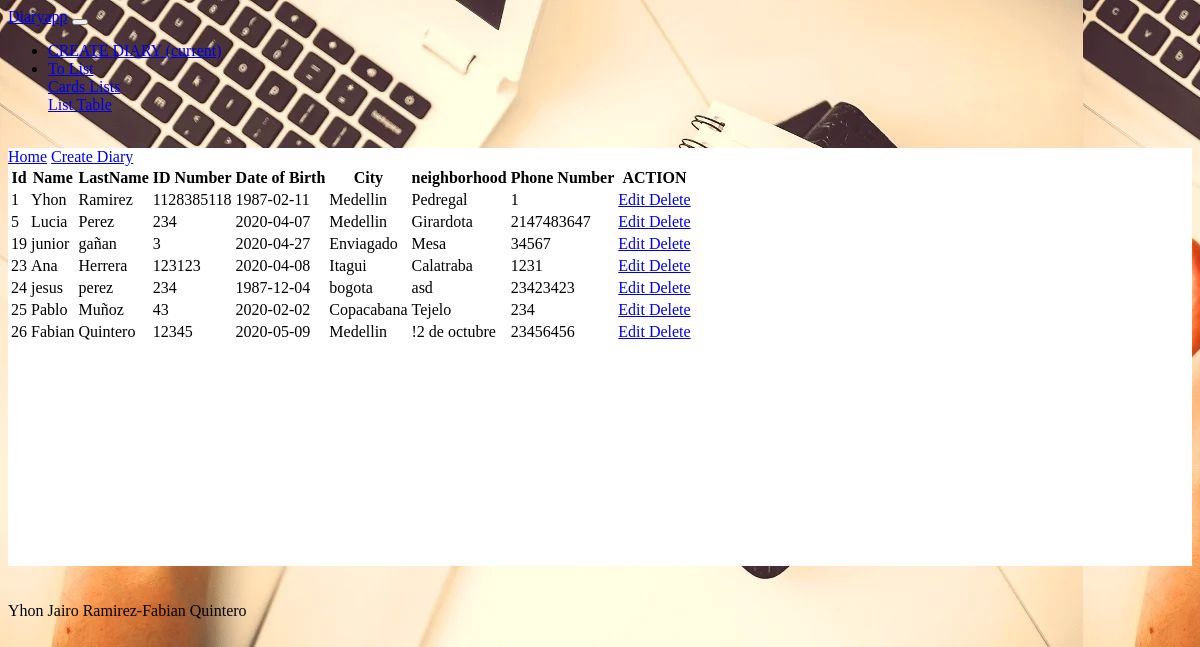
The app's page /index2.php with its own data.
### tables this page shows
CREATE TABLE `diary` (
  `id` int(10) NOT NULL,
  `name` varchar(30) NOT NULL,
  `lastname` varchar(30) NOT NULL,
  `number_id` int(20) NOT NULL,
  `date_birth` date NOT NULL,
  `city_residence` varchar(30) NOT NULL,
  `district` varchar(30) NOT NULL,
  `number_mobile` int(10) NOT NULL
);

### index2.php (the view)
<?php include_once('layouts/header.php'); ?>
<a class="btn btn-primary btn-xl text-uppercase js-scroll-trigger" href="/final2/home.php">Home</a>
<a class="btn btn-primary btn-xl text-uppercase js-scroll-trigger" href="/final2/add_diary.php">Create Diary</a>
<div class="table-responsive" style="height: 400px">
  <table class="table table-striped table-bordered table-hover">
    <thead class="thead-dark ">
      <tr class="text-center">
        <th scope="col">Id</th>
        <th scope="col">Name</th>
        <th scope="col">LastName</th>
        <th scope="col">ID Number</th>
        <th scope="col">Date of Birth</th>
        <th scope="col">City</th>
        <th scope="col">neighborhood</th>
        <th scope="col">Phone Number</th>
        <th scope="col">ACTION</th>
      </tr>
    </thead>
    <tbody>
      <?php
      try {
        include_once('db_connection.php');
        $sql = "SELECT * FROM diary";
        $result = $conn->query($sql);
        if ($result->num_rows > 0) {
          while ($row = $result->fetch_assoc()) {
            $rowTemplate = "<tr>
                <td>{$row['id']}</td>
                <td>{$row['name']}</td>
                <td>{$row['lastname']}</td>
                <td>{$row['number_id']}</td>
                <td>{$row['date_birth']}</td>
                <td>{$row['city_residence']}</td>
                <td>{$row['district']}</td>
                <td>{$row['number_mobile']}</td>
                <td>
                  <a href='edit_diary.php?id={$row['id']}' class='badge badge-primary'>Edit </a>
                  <a href='delete_diary.php?id={$row['id']}' class='badge badge-danger' onClick=\"javascript: return confirm('Please confirm deletion');\">Delete </a>
                  </td>
              </tr>";
            echo $rowTemplate;
          }
        }
      } catch (Exception $ex) {
        echo "Error";
      }
      ?>
    </tbody>
  </table>
</div>
<?php include_once('layouts/footer.php'); ?>

### css/styles.css (style rules this page uses)
body { background-color: rgb(208, 222, 233); background-image: url("img/1.jpg"); }

### records on screen
diary: id "1", name "Yhon", lastname "Ramirez", number "1128385118", date_birth "1987-02-11", city_residence "Medellin", district "Pedregal", number_mobile "1"
diary: id "5", name "Lucia", lastname "Perez", number "234", date_birth "2020-04-07", city_residence "Medellin", district "Girardota", number_mobile "2147483647"
diary: id "19", name "junior", lastname "gañan", number "3", date_birth "2020-04-27", city_residence "Enviagado", district "Mesa", number_mobile "34567"
diary: id "23", name "Ana", lastname "Herrera", number "123123", date_birth "2020-04-08", city_residence "Itagui", district "Calatraba", number_mobile "1231"
diary: id "24", name "jesus", lastname "perez", number "234", date_birth "1987-12-04", city_residence "bogota", district "asd", number_mobile "23423423"
diary: id "25", name "Pablo", lastname "Muñoz", number "43", date_birth "2020-02-02", city_residence "Copacabana", district "Tejelo", number_mobile "234"
diary: id "26", name "Fabian", lastname "Quintero", number "12345", date_birth "2020-05-09", city_residence "Medellin", district "!2 de octubre", number_mobile "23456456"
